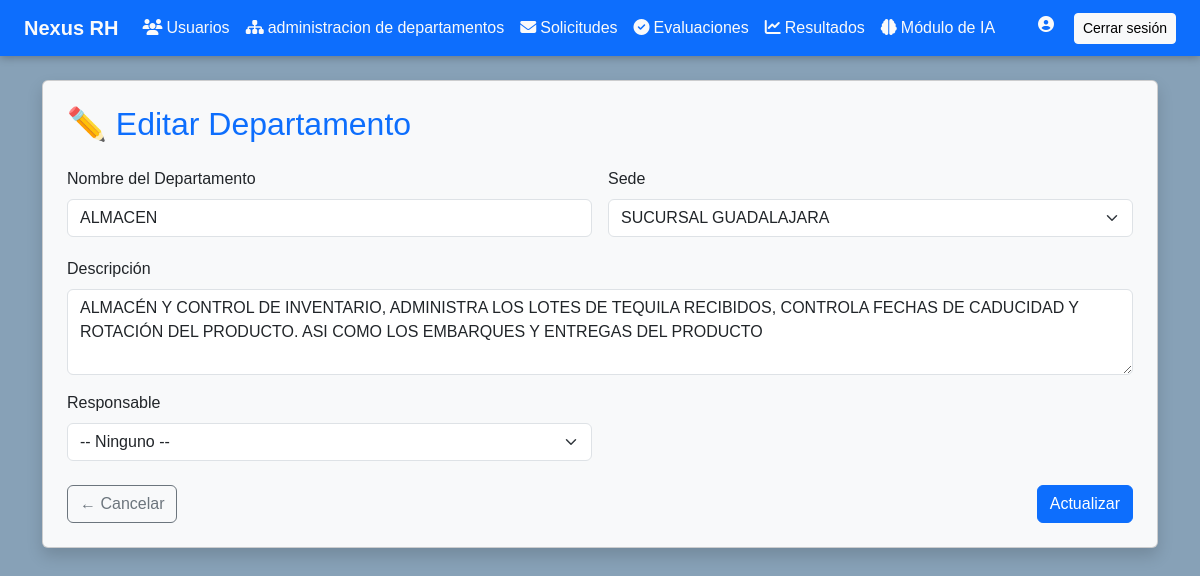
Page /app/views/admin/departamentos/editar_dep.php?id=7 (signed in) on the committed database.
### tables this page shows
CREATE TABLE `departamentos` (
  `id` int(11) NOT NULL,
  `nombre` varchar(100) NOT NULL,
  `descripcion` text NOT NULL,
  `sede_id` int(11) NOT NULL,
  `responsable_id` int(11) DEFAULT NULL,
  `estado` enum('activo','inactivo') DEFAULT 'activo',
  `creado_en` timestamp NOT NULL DEFAULT current_timestamp(),
  `actualizado_en` timestamp NOT NULL DEFAULT current_timestamp() ON UPDATE current_timestamp()
);

CREATE TABLE `sedes` (
  `id` int(11) NOT NULL,
  `nombre` varchar(100) NOT NULL,
  `domicilio` varchar(150) NOT NULL,
  `numero` varchar(10) NOT NULL,
  `interior` varchar(10) DEFAULT NULL,
  `colonia` varchar(100) NOT NULL,
  `municipio` varchar(100) NOT NULL,
  `estado` varchar(100) NOT NULL,
  `cp` varchar(10) NOT NULL,
  `telefono` varchar(20) NOT NULL,
  `fecha_registro` timestamp NOT NULL DEFAULT current_timestamp(),
  `activo` tinyint(1) DEFAULT 1
);

### config/conexion.php (called while the page is built)
<?php
class Conexion {
    private static $pdo = null;
    public static function getConexion() {
        if (self::$pdo === null) {
            $host = 'localhost';
            $db = 'sistema_rh';
            $user = 'root';
            $pass = '';
            try {
                self::$pdo = new PDO("mysql:host=$host;dbname=$db", $user, $pass);
                self::$pdo->setAttribute(PDO::ATTR_ERRMODE, PDO::ERRMODE_EXCEPTION);
            } catch (PDOException $e) {
                die("Error de conexión: " . $e->getMessage());
            }
        }
        return self::$pdo;
    }
}

### app/models/departamento.php (called while the page is built, shortened)
<?php
require_once(__DIR__ . '/../../config/conexion.php');
class Departamento {
    private $pdo;
    public function __construct() {
        $this->pdo = Conexion::getConexion();
    }
    public function obtenerPorId($id) {
        $sql = "SELECT * FROM departamentos WHERE id = :id";
        $stmt = $this->pdo->prepare($sql);
        $stmt->execute([':id' => $id]);
        return $stmt->fetch(PDO::FETCH_ASSOC);
    }
    public function listarSedesActivas() {
        $sql = "SELECT id, nombre FROM sedes WHERE activo = 1 ORDER BY nombre ASC";
        $stmt = $this->pdo->query($sql);
        return $stmt->fetchAll(PDO::FETCH_ASSOC);
    }
}

### app/views/admin/departamentos/editar_dep.php (the view, shortened to what this page needs)
<?php
require_once('../../../models/departamento.php');
$departamento = new Departamento();
$id = $_GET['id'] ?? null;
$dep = $departamento->obtenerPorId($id);
$sedes = $departamento->listarSedesActivas();
include_once('../../shared/header.php');
?>
<div class="container mt-4">
  <div class="card shadow p-4 bg-light">
    <h2 class="text-primary mb-4">✏️ Editar Departamento</h2>
    <form id="formEditarDep" method="POST" action="actualiza_dep.php" autocomplete="off">
      <div class="row g-3">
        <div class="col-md-6">
          <label class="form-label">Nombre del Departamento</label>
          <input type="text" name="nombre" class="form-control text-uppercase" id="nombreDep"
                 value="<?= htmlspecialchars($dep['nombre']) ?>" required>
        </div>
        <div class="col-md-6">
          <label class="form-label">Sede</label>
          <select name="sede_id" class="form-select" id="sedeDep" required>
            <?php foreach ($sedes as $sede): ?>
              <option value="<?= $sede['id'] ?>" <?= $sede['id'] == $dep['sede_id'] ? 'selected' : '' ?>>
                <?= htmlspecialchars($sede['nombre']) ?>
              </option>
            <?php endforeach; ?>
          </select>
        </div>
        <div class="col-md-12">
          <label class="form-label">Descripción</label>
          <textarea name="descripcion" rows="3" class="form-control text-uppercase" required><?= htmlspecialchars($dep['descripcion']) ?></textarea>
        </div>
        <div class="col-md-6">
          <label class="form-label">Responsable</label>
          <select name="responsable_id" class="form-select">
            <option value="">-- Ninguno --</option>
          </select>
        </div>
      </div>
      <div class="mt-4 d-flex justify-content-between">
        <a href="lista_dep.php" class="btn btn-outline-secondary">← Cancelar</a>
        <button type="submit" class="btn btn-primary">Actualizar</button>
      </div>
    </form>
  </div>
</div>

### public/css/estilo.css (style rules this page uses)
:root { --azul-petroleo: #87a1b7; --verde-esmeralda: #0D6EFD; --naranja-coral: #FF6B35; --verde-menta: #09BC8A; --gris-azulado: #F5F7FA; --amarillo-mostaza: #F6BD60; --rojo-alerta: #E63946; --texto-principal: #04181e; --blanco-humo: #FAFAFA; }
.btn-primary { background-color: var(--verde-esmeralda); border-color: var(--verde-esmeralda); color: white; }

### rows in the picture
departamentos: nombre "ALMACEN", sede_id "SUCURSAL GUADALAJARA", descripcion "ALMACÉN Y CONTROL DE INVENTARIO, ADMINISTRA LOS LOTES DE TEQUILA RECIBIDOS, CONTROLA FECHAS DE CADUCIDAD Y ROTACIÓN DEL PRODUCTO. ASI COMO LOS EMBARQUES Y ENTREGAS DEL PRODUCTO"
